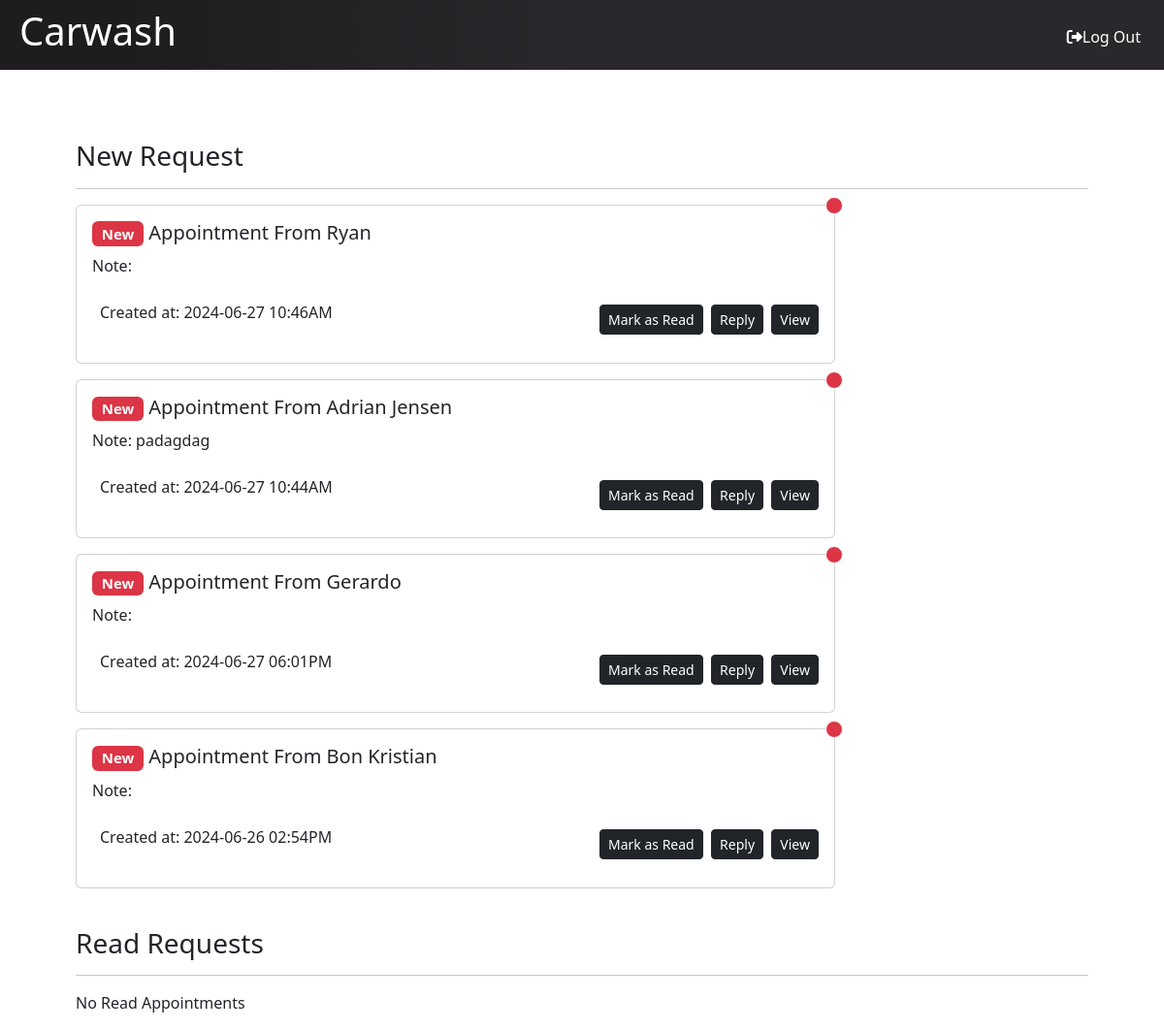
Screenshot of /admin/admin-notification.php (signed in) with the database file from the repository.
### tables this page shows
CREATE TABLE `notification_tbl` (
  `notifID` int(11) UNSIGNED NOT NULL,
  `appointID` int(11) UNSIGNED NOT NULL,
  `active` tinyint(1) NOT NULL,
  `date` date DEFAULT NULL,
  `time` varchar(9) DEFAULT NULL
);

CREATE TABLE `customer_tbl` (
  `customerID` int(11) UNSIGNED NOT NULL,
  `firstname` varchar(30) NOT NULL,
  `lastname` varchar(50) NOT NULL,
  `username` varchar(30) NOT NULL,
  `email` varchar(50) NOT NULL,
  `phonenum` varchar(14) NOT NULL,
  `password` varchar(255) NOT NULL
);

CREATE TABLE `appointment_tbl` (
  `appointID` int(10) UNSIGNED NOT NULL,
  `customerID` int(11) UNSIGNED NOT NULL,
  `wtypeID` int(11) UNSIGNED NOT NULL,
  `servID` int(11) UNSIGNED NOT NULL,
  `vID` int(11) UNSIGNED NOT NULL,
  `date` date DEFAULT NULL,
  `timeslot` varchar(20) NOT NULL,
  `mop` varchar(20) NOT NULL,
  `note` varchar(50) NOT NULL,
  `status` varchar(15) NOT NULL
);

### admin/admin-notification.php (the view, shortened to what this page needs)
<?php
    include "../include/connection.php";
    include "../include/header.php";
?>
<div class="container px-5 pt-4">
    <h3 class="mb-3">New Request</h3>
    <hr>
    <?php
        $sql = "SELECT a.appointID, c.firstname, c.customerID, a.note, n.date, n.time, n.notifID
                FROM notification_tbl n
                INNER JOIN appointment_tbl a ON n.appointID = a.appointID
                INNER JOIN customer_tbl c ON a.customerID = c.customerID
                WHERE a.status='Booked' AND n.active='1' ORDER BY n.date DESC, n.time DESC";
        $result = mysqli_query($con, $sql);
        if (mysqli_num_rows($result) > 0) {
            while ($row = mysqli_fetch_assoc($result)) {
    ?>
        <div class="card w-75 mb-3">
        <span class="position-absolute top-0 start-100 translate-middle p-2 bg-danger border border-light rounded-circle">
        </span>
            <div class="card-body">
                <h5 class="card-title text-capitalize"><span class="text-wrap bg-danger badge">New</span> Appointment From <?php echo htmlspecialchars($row['firstname']); ?></h5>
                <p class="card-text d-inline">Note: <?php echo htmlspecialchars($row['note']); ?></p>
                <div class="mt-3 d-flex">
                    <p class="card-text me-auto p-2 bd-highlight">Created at: <?php echo htmlspecialchars($row['date']).' '.htmlspecialchars($row['time']); ?></p>
                    <div class="d-flex align-items-center">
                        <a href="mark.php?id=<?php echo htmlspecialchars($row['notifID']); ?>" class="btn btn-dark btn-sm">Mark as Read</a>&nbsp;&nbsp;
                        <a href="admin-reply.php?cid=<?php echo htmlspecialchars($row['customerID']); ?>" class="btn btn-dark btn-sm">Reply</a>&nbsp;&nbsp;
                        <a href="admin-appoint.php?apid=<?php echo htmlspecialchars($row['appointID']); ?>" class="btn btn-dark btn-sm">View</a>
                    </div>
                </div>
            </div>
        </div>
    <?php
            }
        } else {
            echo '<p>No New Appointments</p>';
        }
    ?>
</div>
<div class="container px-5 pt-4">
    <h3 class="mb-3">Read Requests</h3>
    <hr>
    <?php
        $read = "SELECT a.appointID, c.firstname, c.customerID, a.note, n.date, n.time, n.notifID
                FROM notification_tbl n
                INNER JOIN appointment_tbl a ON n.appointID = a.appointID
                INNER JOIN customer_tbl c ON a.customerID = c.customerID
                WHERE a.status='Booked' AND n.active='0'
                ORDER BY n.date DESC, n.time DESC
                LIMIT 10";
        $result1 = mysqli_query($con, $read);
        if (mysqli_num_rows($result1) > 0) {
            while ($row1 = mysqli_fetch_assoc($result1)) {
    ?>
        <div class="card w-75 mb-3">
            <div class="card-body">
                <h5 class="card-title text-capitalize">Appointment From <?php echo htmlspecialchars($row1['firstname']); ?></h5>
                <p class="card-text d-inline">Note: <?php echo htmlspecialchars($row1['note']); ?></p>
                <div class="mt-3 d-flex">
                    <p class="card-text me-auto p-2 bd-highlight">Created at: <?php echo htmlspecialchars($row1['date']).' '.htmlspecialchars($row1['time']); ?></p>
                    <div class="d-flex align-items-center">
                        <a href="admin-reply.php?cid=<?php echo htmlspecialchars($row1['customerID']); ?>" class="btn btn-dark btn-sm">Reply</a>&nbsp;&nbsp;
                        <a href="admin-appoint.php?apid=<?php echo htmlspecialchars($row1['appointID']); ?>" class="btn btn-dark btn-sm">View</a>
                    </div>
                </div>
            </div>
        </div>
    <?php
            }
        } else {
            echo '<p>No Read Appointments</p>';
        }
    ?>
</div>
<?php include "../include/footer.php"; ?>

### rows the page displays
notification_tbl: customer_tbl.firstname "Ryan", date "2024-06-27", time "10:46AM"
notification_tbl: customer_tbl.firstname "Adrian Jensen", appointID.note "padagdag", date "2024-06-27", time "10:44AM"
notification_tbl: customer_tbl.firstname "Gerardo", date "2024-06-27", time "06:01PM"
notification_tbl: customer_tbl.firstname "Bon Kristian", date "2024-06-26", time "02:54PM"
